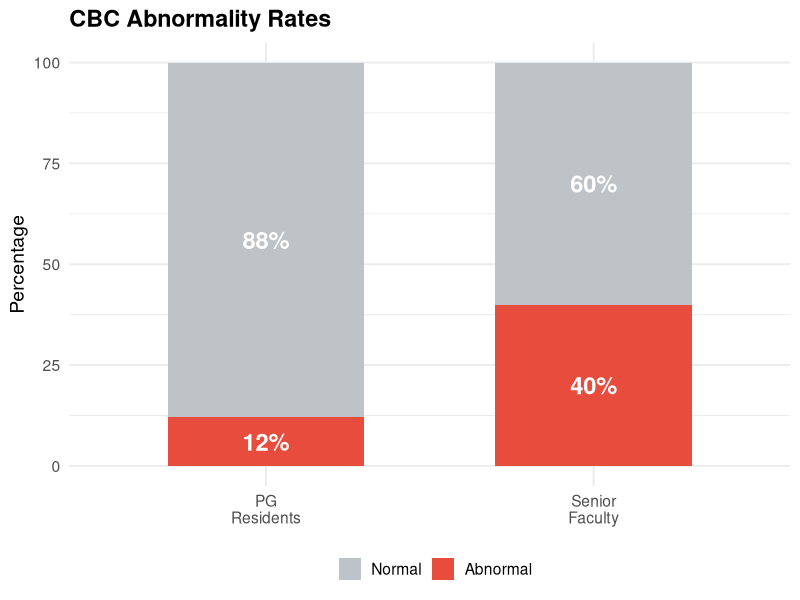
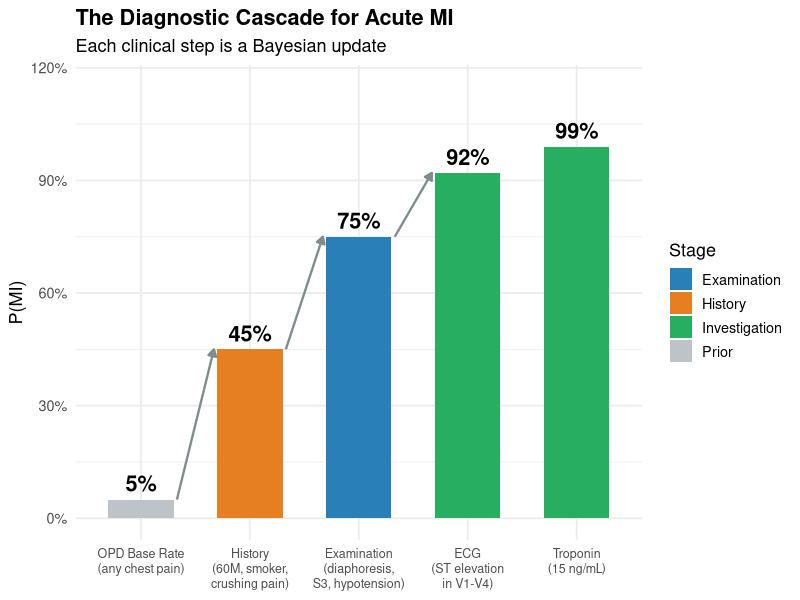
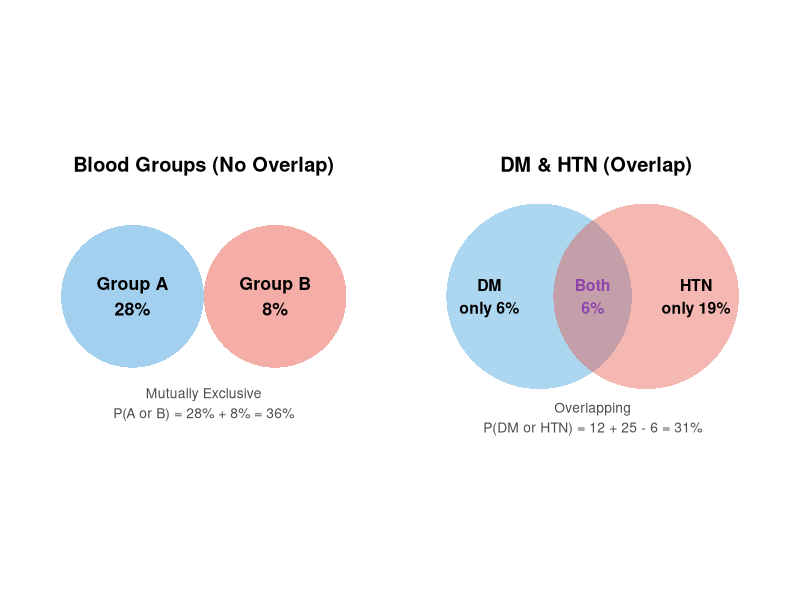
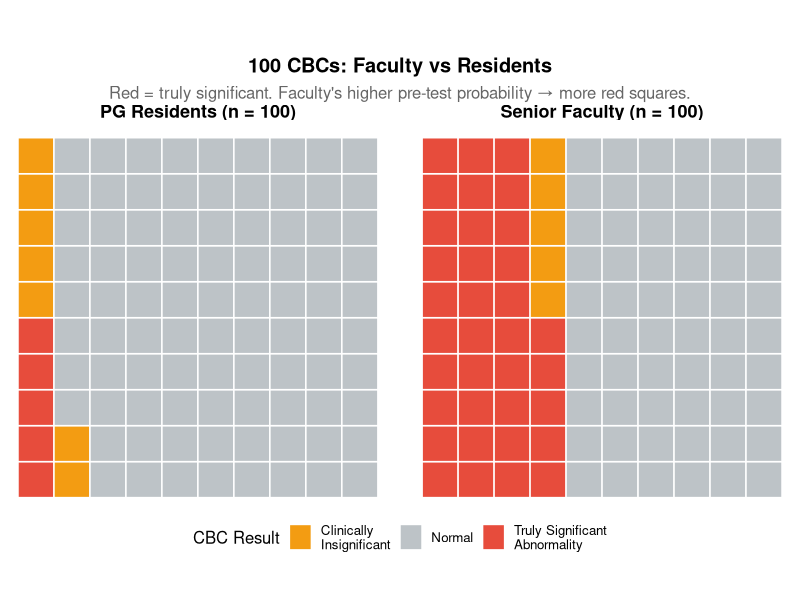
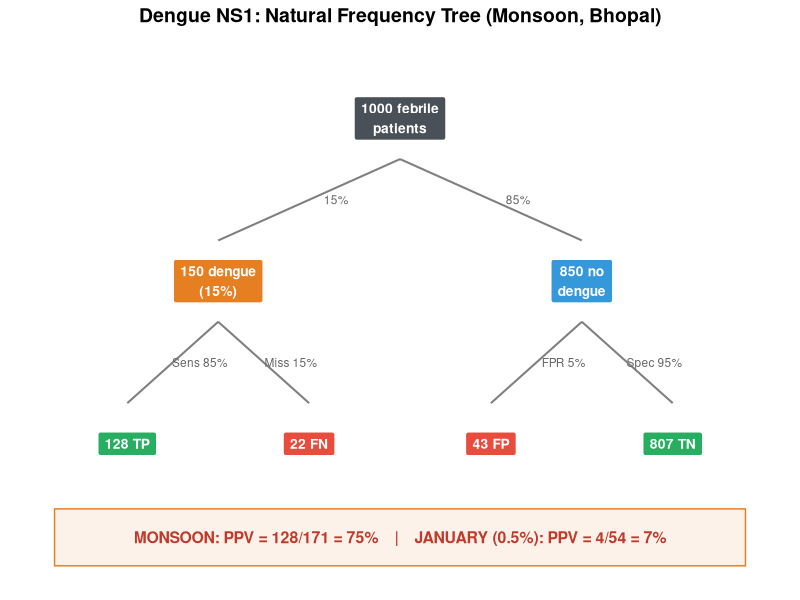
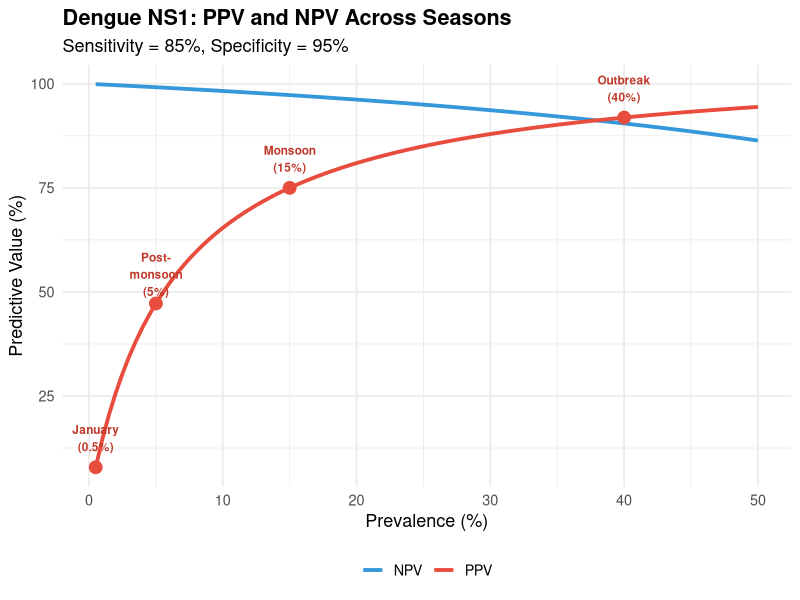
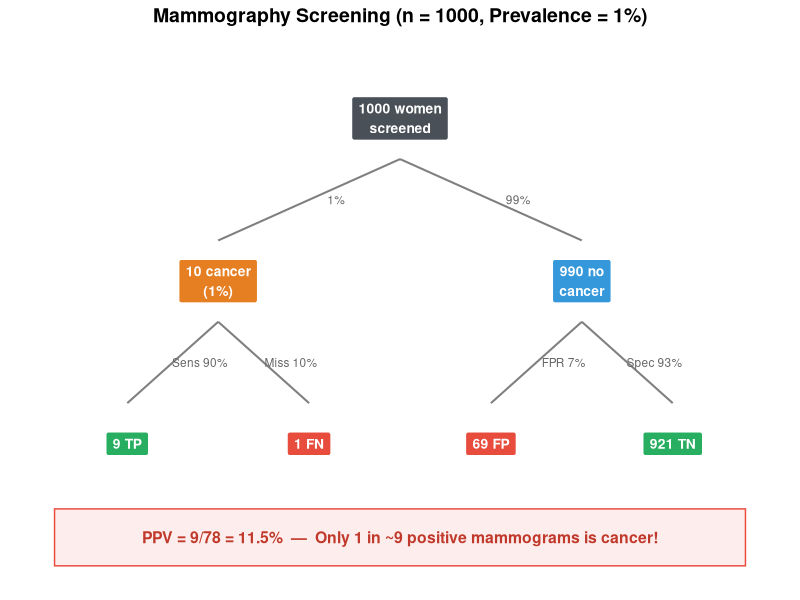
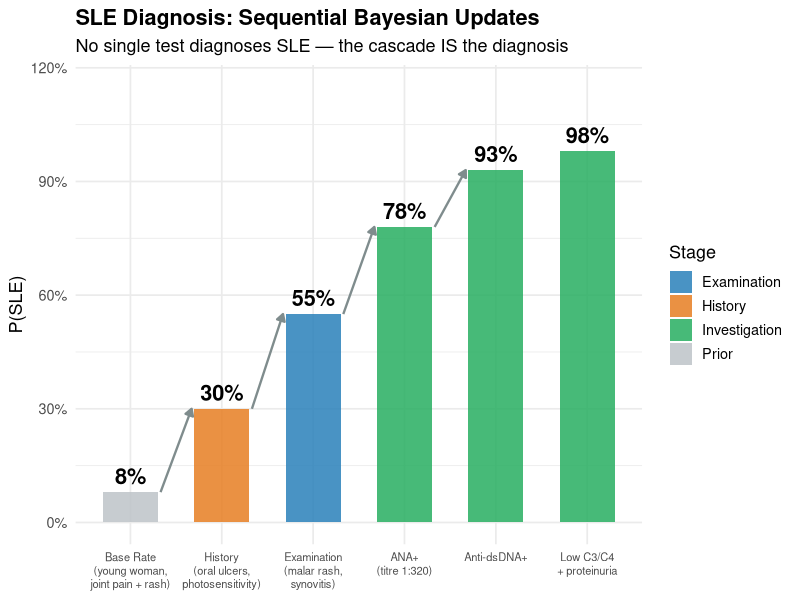

These charts were generated, in order, by the following R code:
## ---- chunk 1
#| label: setup
#| include: false
library(tidyverse)
library(kableExtra)
library(patchwork)
library(scales)
set.seed(42)
## ---- chunk 2
#| fig-height: 5
#| fig-width: 5.5

tibble(
  orderer = c("Senior\nFaculty", "PG\nResidents"),
  abnormal = c(40, 12),
  normal = c(60, 88)
) %>%
  pivot_longer(-orderer, names_to = "result", values_to = "pct") %>%
  mutate(result = factor(result, levels = c("normal", "abnormal"))) %>%
  ggplot(aes(x = orderer, y = pct, fill = result)) +
  geom_col(width = 0.6) +
  geom_text(aes(label = paste0(pct, "%")), position = position_stack(vjust = 0.5),
            colour = "white", fontface = "bold", size = 6) +
  scale_fill_manual(values = c("abnormal" = "#e74c3c", "normal" = "#bdc3c7"),
                    labels = c("Normal", "Abnormal"), name = "") +
  labs(title = "CBC Abnormality Rates", y = "Percentage", x = NULL) +
  theme_minimal(base_size = 14) +
  theme(plot.title = element_text(face = "bold"), legend.position = "bottom")
## ---- chunk 3
#| fig-height: 5.5
#| fig-width: 11

cascade <- tibble(
  step = factor(c("OPD Base Rate\n(any chest pain)",
                  "History\n(60M, smoker,\ncrushing pain)",
                  "Examination\n(diaphoresis,\nS3, hypotension)",
                  "ECG\n(ST elevation\nin V1-V4)",
                  "Troponin\n(15 ng/mL)"),
                levels = c("OPD Base Rate\n(any chest pain)",
                           "History\n(60M, smoker,\ncrushing pain)",
                           "Examination\n(diaphoresis,\nS3, hypotension)",
                           "ECG\n(ST elevation\nin V1-V4)",
                           "Troponin\n(15 ng/mL)")),
  probability = c(5, 45, 75, 92, 99),
  stage = c("Prior", "History", "Examination", "Investigation", "Investigation")
)

ggplot(cascade, aes(x = step, y = probability)) +
  geom_col(aes(fill = stage), width = 0.6) +
  geom_segment(data = cascade[-nrow(cascade), ],
    aes(x = as.numeric(step) + 0.33, xend = as.numeric(step) + 0.67,
        y = probability, yend = lead(probability)),
    arrow = arrow(length = unit(0.2, "cm"), type = "closed"),
    colour = "#7f8c8d", linewidth = 0.8, inherit.aes = FALSE) +
  geom_text(aes(label = paste0(probability, "%")),
            vjust = -0.5, fontface = "bold", size = 5.5) +
  scale_fill_manual(values = c("Prior" = "#bdc3c7", "History" = "#e67e22",
               "Examination" = "#2980b9", "Investigation" = "#27ae60"), name = "Stage") +
  scale_y_continuous(limits = c(0, 115), labels = function(y) paste0(y, "%")) +
  labs(title = "The Diagnostic Cascade for Acute MI",
       subtitle = "Each clinical step is a Bayesian update", x = NULL, y = "P(MI)") +
  theme_minimal(base_size = 13) +
  theme(plot.title = element_text(face = "bold"), legend.position = "right",
        axis.text.x = element_text(size = 9, lineheight = 1.0))
## ---- chunk 4
#| fig-height: 4
#| fig-width: 10

circle_pts <- function(cx, cy, r, n = 200) {
  theta <- seq(0, 2 * pi, length.out = n)
  tibble(x = cx + r * cos(theta), y = cy + r * sin(theta))
}

p1 <- ggplot() +
  geom_polygon(data = circle_pts(1.8, 2, 1.0), aes(x, y), fill = "#3498db", alpha = 0.45) +
  geom_polygon(data = circle_pts(3.8, 2, 1.0), aes(x, y), fill = "#e74c3c", alpha = 0.45) +
  annotate("text", x = 1.8, y = 2, label = "Group A\n28%", size = 4.5, fontface = "bold") +
  annotate("text", x = 3.8, y = 2, label = "Group B\n8%", size = 4.5, fontface = "bold") +
  annotate("text", x = 2.8, y = 0.5, label = "Mutually Exclusive\nP(A or B) = 28% + 8% = 36%",
           size = 3.5, colour = "grey30") +
  coord_equal(xlim = c(0.3, 5.3), ylim = c(0, 3.5)) +
  labs(title = "Blood Groups (No Overlap)") +
  theme_void(base_size = 12) +
  theme(plot.title = element_text(face = "bold", hjust = 0.5))

p2 <- ggplot() +
  geom_polygon(data = circle_pts(2.0, 2, 1.3), aes(x, y), fill = "#3498db", alpha = 0.4) +
  geom_polygon(data = circle_pts(3.5, 2, 1.3), aes(x, y), fill = "#e74c3c", alpha = 0.4) +
  annotate("text", x = 1.3, y = 2, label = "DM\nonly 6%", size = 4, fontface = "bold") +
  annotate("text", x = 4.2, y = 2, label = "HTN\nonly 19%", size = 4, fontface = "bold") +
  annotate("text", x = 2.75, y = 2, label = "Both\n6%", size = 4, fontface = "bold", colour = "#8e44ad") +
  annotate("text", x = 2.75, y = 0.3, label = "Overlapping\nP(DM or HTN) = 12 + 25 - 6 = 31%",
           size = 3.5, colour = "grey30") +
  coord_equal(xlim = c(0.3, 5.3), ylim = c(0, 3.5)) +
  labs(title = "DM & HTN (Overlap)") +
  theme_void(base_size = 12) +
  theme(plot.title = element_text(face = "bold", hjust = 0.5))

p1 + p2
## ---- chunk 5
#| fig-height: 5
#| fig-width: 11

faculty_data <- tibble(
  category = rep(c("Truly Significant\nAbnormality", "Clinically\nInsignificant", "Normal"), c(35, 5, 60)),
  source = "Senior Faculty (n = 100)"
) %>% mutate(id = row_number(), row = ((id-1) %% 10)+1, col = ((id-1) %/% 10)+1)

resident_data <- tibble(
  category = rep(c("Truly Significant\nAbnormality", "Clinically\nInsignificant", "Normal"), c(5, 7, 88)),
  source = "PG Residents (n = 100)"
) %>% mutate(id = row_number(), row = ((id-1) %% 10)+1, col = ((id-1) %/% 10)+1)

combined <- bind_rows(faculty_data, resident_data)

ggplot(combined, aes(x = col, y = row, fill = category)) +
  geom_tile(colour = "white", linewidth = 0.5) +
  scale_fill_manual(values = c("Truly Significant\nAbnormality" = "#e74c3c",
                                "Clinically\nInsignificant" = "#f39c12",
                                "Normal" = "#bdc3c7"), name = "CBC Result") +
  facet_wrap(~ source) +
  coord_fixed() +
  labs(title = "100 CBCs: Faculty vs Residents",
       subtitle = "Red = truly significant. Faculty's higher pre-test probability → more red squares.") +
  theme_void(base_size = 12) +
  theme(plot.title = element_text(face = "bold", hjust = 0.5),
        plot.subtitle = element_text(hjust = 0.5, colour = "grey40"),
        strip.text = element_text(face = "bold", size = 13), legend.position = "bottom")
## ---- chunk 6
#| fig-height: 5.5
#| fig-width: 11

nodes_m <- tibble(
  label = c("1000 febrile\npatients", "150 dengue\n(15%)", "850 no\ndengue",
            "128 TP", "22 FN", "43 FP", "807 TN"),
  x = c(4, 2, 6, 1, 3, 5, 7), y = c(5, 3, 3, 1, 1, 1, 1),
  fill = c("#495057","#e67e22","#3498db","#27ae60","#e74c3c","#e74c3c","#27ae60"))

edges_m <- tibble(
  x = c(4,4,2,2,6,6), xend = c(2,6,1,3,5,7),
  y = c(4.5,4.5,2.5,2.5,2.5,2.5), yend = c(3.5,3.5,1.5,1.5,1.5,1.5),
  label = c("15%","85%","Sens 85%","Miss 15%","FPR 5%","Spec 95%"))

ggplot() +
  geom_segment(data = edges_m, aes(x=x,y=y,xend=xend,yend=yend), colour="grey50", linewidth=0.7) +
  geom_text(data = edges_m, aes(x=(x+xend)/2+0.3, y=(y+yend)/2, label=label), size=3, colour="grey40") +
  geom_label(data = nodes_m, aes(x=x,y=y,label=label,fill=fill),
             colour="white", fontface="bold", size=3.5, label.padding=unit(0.4,"lines")) +
  scale_fill_identity() +
  annotate("rect", xmin=0.2, xmax=7.8, ymin=-0.5, ymax=0.2,
           fill="#fdf2e9", colour="#e67e22", linewidth=0.5) +
  annotate("text", x=4, y=-0.15,
           label="MONSOON: PPV = 128/171 = 75%    |    JANUARY (0.5%): PPV = 4/54 = 7%",
           size=4, fontface="bold", colour="#c0392b") +
  coord_cartesian(xlim=c(0,8), ylim=c(-0.6,5.8)) +
  labs(title="Dengue NS1: Natural Frequency Tree (Monsoon, Bhopal)") +
  theme_void(base_size=12) +
  theme(plot.title = element_text(face="bold", hjust=0.5, size=14))
## ---- chunk 7
#| fig-height: 5
#| fig-width: 10

prev <- seq(0.005, 0.50, by = 0.005)
ppv <- sapply(prev, function(p) { tp <- p*0.85; fp <- (1-p)*0.05; tp/(tp+fp) })
npv <- sapply(prev, function(p) { tn <- (1-p)*0.95; fn <- p*0.15; tn/(tn+fn) })

curves <- tibble(prevalence = rep(prev*100, 2), value = c(ppv*100, npv*100),
                 metric = rep(c("PPV","NPV"), each=length(prev)))

pts <- tibble(prevalence = c(0.5,5,15,40),
              ppv = sapply(c(0.005,0.05,0.15,0.40), function(p) {
                tp <- p*0.85; fp <- (1-p)*0.05; tp/(tp+fp)*100 }),
              label = c("January\n(0.5%)","Post-\nmonsoon\n(5%)","Monsoon\n(15%)","Outbreak\n(40%)"))

ggplot(curves, aes(x=prevalence, y=value, colour=metric)) +
  geom_line(linewidth=1.3) +
  geom_point(data=pts, aes(x=prevalence,y=ppv), colour="#e74c3c", size=4, inherit.aes=FALSE) +
  geom_text(data=pts, aes(x=prevalence, y=ppv+7, label=label),
            colour="#c0392b", size=3, fontface="bold", inherit.aes=FALSE) +
  scale_colour_manual(values = c("PPV"="#e74c3c","NPV"="#3498db")) +
  labs(title="Dengue NS1: PPV and NPV Across Seasons",
       subtitle="Sensitivity = 85%, Specificity = 95%",
       x="Prevalence (%)", y="Predictive Value (%)", colour=NULL) +
  theme_minimal(base_size=13) +
  theme(plot.title=element_text(face="bold"), legend.position="bottom")
## ---- chunk 8
#| fig-height: 5.5
#| fig-width: 10

nodes_mam <- tibble(
  label = c("1000 women\nscreened","10 cancer\n(1%)","990 no\ncancer",
            "9 TP","1 FN","69 FP","921 TN"),
  x = c(4,2,6,1,3,5,7), y = c(5,3,3,1,1,1,1),
  fill = c("#495057","#e67e22","#3498db","#27ae60","#e74c3c","#e74c3c","#27ae60"))

edges_mam <- tibble(
  x = c(4,4,2,2,6,6), xend = c(2,6,1,3,5,7),
  y = c(4.5,4.5,2.5,2.5,2.5,2.5), yend = c(3.5,3.5,1.5,1.5,1.5,1.5),
  label = c("1%","99%","Sens 90%","Miss 10%","FPR 7%","Spec 93%"))

ggplot() +
  geom_segment(data=edges_mam, aes(x=x,y=y,xend=xend,yend=yend), colour="grey50", linewidth=0.7) +
  geom_text(data=edges_mam, aes(x=(x+xend)/2+0.3, y=(y+yend)/2, label=label), size=3, colour="grey40") +
  geom_label(data=nodes_mam, aes(x=x,y=y,label=label,fill=fill),
             colour="white", fontface="bold", size=3.5, label.padding=unit(0.4,"lines")) +
  scale_fill_identity() +
  annotate("rect", xmin=0.2, xmax=7.8, ymin=-0.5, ymax=0.2,
           fill="#fdedec", colour="#e74c3c", linewidth=0.5) +
  annotate("text", x=4, y=-0.15,
           label="PPV = 9/78 = 11.5%  —  Only 1 in ~9 positive mammograms is cancer!",
           size=4, fontface="bold", colour="#c0392b") +
  coord_cartesian(xlim=c(0,8), ylim=c(-0.6,5.8)) +
  labs(title="Mammography Screening (n = 1000, Prevalence = 1%)") +
  theme_void(base_size=12) +
  theme(plot.title = element_text(face="bold", hjust=0.5, size=14))
## ---- chunk 9
#| fig-height: 5.5
#| fig-width: 11

sle <- tibble(
  step = factor(c("Base Rate\n(young woman,\njoint pain + rash)",
                  "History\n(oral ulcers,\nphotosensitivity)",
                  "Examination\n(malar rash,\nsynovitis)",
                  "ANA+\n(titre 1:320)",
                  "Anti-dsDNA+",
                  "Low C3/C4\n+ proteinuria"),
               levels = c("Base Rate\n(young woman,\njoint pain + rash)",
                  "History\n(oral ulcers,\nphotosensitivity)",
                  "Examination\n(malar rash,\nsynovitis)",
                  "ANA+\n(titre 1:320)",
                  "Anti-dsDNA+",
                  "Low C3/C4\n+ proteinuria")),
  prob = c(8, 30, 55, 78, 93, 98),
  stage = c("Prior","History","Examination","Investigation","Investigation","Investigation"))

ggplot(sle, aes(x=step, y=prob)) +
  geom_col(aes(fill=stage), width=0.6, alpha=0.85) +
  geom_text(aes(label=paste0(prob,"%")), vjust=-0.5, fontface="bold", size=5.5) +
  geom_segment(data=sle[-nrow(sle),],
    aes(x=as.numeric(step)+0.33, xend=as.numeric(step)+0.67, y=prob, yend=lead(prob)),
    arrow=arrow(length=unit(0.2,"cm"), type="closed"), colour="#7f8c8d", linewidth=0.8, inherit.aes=FALSE) +
  scale_fill_manual(values=c("Prior"="#bdc3c7","History"="#e67e22",
    "Examination"="#2980b9","Investigation"="#27ae60"), name="Stage") +
  scale_y_continuous(limits=c(0,115), labels=function(y) paste0(y,"%")) +
  labs(title="SLE Diagnosis: Sequential Bayesian Updates",
       subtitle="No single test diagnoses SLE — the cascade IS the diagnosis",
       x=NULL, y="P(SLE)") +
  theme_minimal(base_size=13) +
  theme(plot.title=element_text(face="bold"), axis.text.x=element_text(size=8, lineheight=1.0),
        legend.position="right")
## ---- chunk 10
#| fig-height: 4.5
#| fig-width: 10

pe <- tibble(
  step = factor(c("ED Presentation\n(chest pain + SOB)",
                  "Wells Score Low\n(2 points)",
                  "D-dimer Negative\n(<500 ng/mL)",
                  "PE Ruled Out"),
               levels = c("ED Presentation\n(chest pain + SOB)",
                  "Wells Score Low\n(2 points)",
                  "D-dimer Negative\n(<500 ng/mL)",
                  "PE Ruled Out")),
  prob = c(15, 6, 0.7, 0.7),
  col = c("#e74c3c","#f39c12","#27ae60","#27ae60"))

ggplot(pe, aes(x=step, y=prob)) +
  geom_col(fill=pe$col, width=0.6) +
  geom_text(aes(label=paste0(prob,"%")), vjust=-0.5, fontface="bold", size=6) +
  annotate("text", x=1.5, y=12, label="Wells score\nLR ~ 0.3", size=3.5, colour="#e67e22", fontface="bold") +
  annotate("text", x=2.5, y=5, label="D-dimer neg\nLR- ~ 0.1", size=3.5, colour="#27ae60", fontface="bold") +
  scale_y_continuous(limits=c(0,20), labels=function(y) paste0(y,"%")) +
  labs(title="Ruling Out PE: The Downward Bayesian Cascade",
       subtitle="15% → 6% → 0.7%. Safe to avoid CT angiography.",
       x=NULL, y="P(PE)") +
  theme_minimal(base_size=13) +
  theme(plot.title=element_text(face="bold"), axis.text.x=element_text(size=9, lineheight=1.0))
## ---- chunk 11
#| fig-height: 4.5
#| fig-width: 11

fallacy_df <- tibble(
  fallacy = factor(c("Base Rate\nFallacy","Prosecutor's\nFallacy","Gambler's\nFallacy"),
                   levels = c("Base Rate\nFallacy","Prosecutor's\nFallacy","Gambler's\nFallacy")),
  error = c("Ignores prevalence\nwhen interpreting\ntest results",
            "Confuses\nP(E|H) with P(H|E)\ni.e. sensitivity with PPV",
            "Past independent\nevents seem to\naffect future ones"),
  consequence = c("Unnecessary isolation,\novertreatment",
                   "False certainty\nin diagnosis",
                   "Irrational\nexpectations"),
  danger = c(9, 8, 5),
  colour = c("#e74c3c","#e67e22","#f1c40f"))

ggplot(fallacy_df, aes(x=fallacy, y=danger, fill=colour)) +
  geom_col(width=0.55) +
  geom_text(aes(label=error, y=danger/2), size=3.5, colour="white", fontface="bold", lineheight=0.9) +
  geom_text(aes(label=consequence, y=danger+0.4), size=3, colour="#2c3e50", vjust=0, lineheight=0.9) +
  scale_fill_identity() +
  scale_y_continuous(limits=c(0,13), breaks=NULL) +
  labs(title="Three Probability Fallacies That Harm Patients", x=NULL, y=NULL) +
  theme_minimal(base_size=13) +
  theme(plot.title=element_text(face="bold"), axis.text.y=element_blank())
